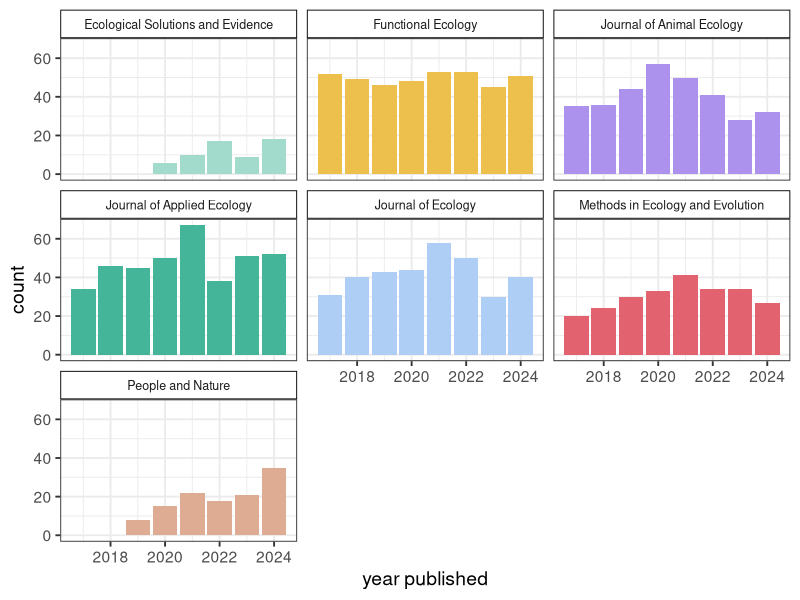

Source code (R): (Note: this script raises an error after producing the figure.)
# Figures by journal for supplemental

# Load libraries
library(tidyverse)
library(patchwork)

# Build colour scheme for the journals
journal_cols <- c("#A2DACC", # ESE
                  "#EDC04E", # Functional Ecology
                  "#AC92ED", # J Animal Ecology
                  "#45B599", # J Applied Ecology
                  "#AECEF6", # J Ecology
                  "#e3626f", # MEE
                  "#DDAC93") # People and Nature

# Read in the data
papers <- read_csv("data/BES-data-code-hackathon-cleaned_2025-11-16.csv")

remove_x <- theme(axis.title.x=element_blank(),
                  axis.text.x=element_blank(),
                  axis.ticks.x=element_blank())

remove_y <- theme(axis.title.y=element_blank(),
                  axis.text.y=element_blank(),
                  axis.ticks.y=element_blank())
#-------------------------------------------------------------------------------
# Recode as appropriate to clean options up a bit
#------------------------------------------------------------------------------
papers <-
  papers %>%
  mutate(data_availability = case_when(data_availability == "No, but they are available on request" ~ "No",
                                     TRUE ~ as.character(data_availability))) %>%
  mutate(data_download = case_when(data_download == "No, because the data are embargoed" ~ "No",
                                   data_download == "Yes, but not all data" ~ "Yes",
                                   TRUE ~ as.character(data_download))) %>%
  mutate(data_open = case_when(data_open == "Needs specific software or too large" ~ "Maybe",
                               data_open == "Yes, but not all files" ~ "Yes",
                               TRUE ~ as.character(data_open))) %>%
  mutate(data_README = case_when(data_README == "Quasi-README" ~ "Yes",
                                 TRUE ~ as.character(data_README))) %>%
  mutate(data_doi = case_when(data_doi == "Yes, but not for all data archived" ~ "Yes",
                              data_doi == "Yes, but DOI not found/incorrect" ~ "No",
                              TRUE ~ as.character(data_doi))) %>%
  mutate(data_license = case_when(data_license == "Yes, but not for all data archived" ~ "Yes",
                                  TRUE ~ as.character(data_license))) %>%
  mutate(code_open = case_when(code_open == "Maybe if I had the right software" ~ "Maybe",
                               TRUE ~ as.character(code_open))) %>%
  mutate(code_doi = case_when(code_doi == "Yes, same as data" ~ "Yes",
                              TRUE ~ as.character(code_doi)))

#------------------------------------------------------------------------------
# 1. Papers per year
#--------------------
# Summarise papers per year per journal
paper_summary <-
  papers %>%
  group_by(journal, year_published) %>%
  summarise(count = n())

# Plot
ggplot(paper_summary, aes(x = year_published, y = count, fill = journal)) +
  geom_col() +
  theme_bw(base_size = 14) +
  scale_fill_manual(values = journal_cols) +
  theme(legend.position = "none") +
  facet_wrap(~ journal) +
  theme(strip.background = element_rect(colour = "black", fill = "white"), 
        strip.text.x = element_text(size = 9)) +
  xlab("year published") 

#-------------------------------------------------------------------------------
# 2. How many papers have data?
#------------------------------
data_by_journal <- 
  papers %>% 
  group_by(journal, data_used)

A <- 
  ggplot(data_by_journal, aes(x = journal, fill = data_used)) + 
  geom_bar(position = "fill") + 
  coord_flip() + 
  scale_fill_manual(values = c("#3b2f2f", "#56c8d3")) +
  theme_bw(base_size = 14) +
  theme(legend.position = "none") +
  remove_x

#-------------------------------------------------------------------------------
# 3. Is the data mentioned in the Data Availability statement?
#--------------------------------------------------------------
data_avail_by_journal <- 
  papers %>% 
  filter(data_used == "Yes") %>% 
  select(journal, data_availability)

B <- 
  ggplot(data_avail_by_journal, aes(x = journal, fill = data_availability)) + 
  geom_bar(position = "fill") + 
  scale_fill_manual(values = c("#3b2f2f", "#56c8d3")) +
  coord_flip() + 
  theme_bw(base_size = 14) +
  # Remove legend title
  theme(legend.title = element_blank()) +
  remove_y +
  remove_x

#--------------------------------------------------------------
# 4. Where are the data archived?
#--------------------------------------------------------------
data_archive_by_journal <- 
  papers %>% 
  filter(data_used == "Yes") %>% 
  select(journal, data_archive) %>% 
  na.omit() %>%
  separate_longer_delim(cols = data_archive, delim = ";") %>%
  group_by(journal, data_archive) 
  summarise(count = n())

# split by journal
ggplot(data_archive_by_journal, aes(x = data_archive, y = count, fill = journal)) + 
  geom_col() + 
  theme_bw(base_size = 14) +
  # Remove legend title
  theme(legend.title = element_blank()) +
  scale_fill_manual(values = journal_cols) +
  facet_wrap(~journal, scales = "free_y") +
  theme(legend.position = "none") +
  theme(axis.text.x = element_text(angle = 45, size = 6, hjust = 0.8)) +
  theme(strip.background = element_rect(colour = "black", fill = "white"), 
        strip.text.x = element_text(size = 9)) +
  xlab("data archive") +
  scale_x_discrete(labels = c("Dryad", "Figshare", "GitHub etc", "Other", "Website", "Supp mat", "Zenodo"))

#--------------------------------------------------------------
# 5. Can the data be accessed via the link?
#--------------------------------------------------------------
data_link_by_journal <- 
  papers %>% 
  filter(data_used == "Yes") %>% 
  select(journal, data_link) %>% 
  na.omit()

C <- 
  ggplot(data_link_by_journal, aes(x = journal, fill = data_link)) + 
  geom_bar(position = "fill") + 
  scale_fill_manual(values = c("#3b2f2f", "#56c8d3")) +
  coord_flip() + 
  theme_bw(base_size = 14) +
  theme(legend.position = "none") +
  remove_x

#--------------------------------------------------------------
# 6. Can the data be downloaded?
#--------------------------------------------------------------
data_download_by_journal <- 
  papers %>% 
  filter(data_used == "Yes") %>% 
  select(journal, data_download) %>% 
  mutate(data_download = factor(data_download, levels = c("No", "No, because the data are embargoed",
                                                          "Yes, but not all data", "Yes" ))) %>%
  na.omit()

D <- 
  ggplot(data_download_by_journal, aes(x = journal, fill = data_download)) + 
  geom_bar(position = "fill") + 
  scale_fill_manual(values = c("#3b2f2f", "#56c8d3")) +
  coord_flip() + 
  theme_bw(base_size = 14) +
  # Remove legend title
  theme(legend.title = element_blank()) +
  remove_y +
  remove_x

#--------------------------------------------------------------
# 7. Can the data be opened?
#--------------------------------------------------------------
data_open_by_journal <- 
  papers %>% 
  filter(data_used == "Yes") %>% 
  select(journal, data_open) %>% 
  mutate(data_open = factor(data_open, levels = c("No", "Needs specific software or too large",
                                                  "Yes, but not all files", "Yes" ))) %>%
  na.omit()

E <- 
  ggplot(data_open_by_journal, aes(x = journal, fill = data_open)) + 
  geom_bar(position = "fill") + 
  scale_fill_manual(values = c( "#3b2f2f", "#56c8d3")) +
  coord_flip() + 
  theme_bw(base_size = 14) +
  theme(legend.position = "none") +
  remove_x

#--------------------------------------------------------------
# 8. What file extensions are the data stored in?
#--------------------------------------------------------------

# Top data 10 file extensions
summary_data_format <- 
  papers %>% 
  filter(data_used == "Yes") %>% 
  select(journal, data_format) %>%
  separate_longer_delim(cols = data_format, delim = ";") %>%
  na.omit() %>%
  group_by(journal, data_format) %>%
  summarise(count = n()) %>% 
  arrange(-count) %>% 
  slice(1:10)

ggplot(summary_data_format, aes(x = data_format, y = count, fill = journal)) +
  geom_col() +
  facet_wrap(~journal, scales = "free_y") +
  theme_bw(base_size = 14) +
  theme(strip.background = element_rect(colour = "black", fill = "white"), 
        strip.text.x = element_text(size = 9)) +
  xlab("data file extension") +
  scale_fill_manual(values = journal_cols) +
  theme(legend.position = "none") +
  theme(axis.text.x = element_text(angle = 45, size = 6, hjust = 0.8, ))

#--------------------------------------------------------------
# 9. Does the data have a readme?
#--------------------------------------------------------------
data_readme_by_journal <- 
  papers %>% 
  filter(data_used == "Yes") %>% 
  select(journal, data_README) %>%
  na.omit()

F <- 
  ggplot(data_readme_by_journal, aes(x = journal, fill = data_README)) + 
  geom_bar(position = "fill") + 
  scale_fill_manual(values = c( "#3b2f2f","#f9cf57", "#56c8d3")) +
  coord_flip() + 
  theme_bw(base_size = 14) +
  # Remove legend title
  theme(legend.title = element_blank()) +
  remove_y +
  remove_x

#--------------------------------------------------------------
# 10. How useful is the readme?
#--------------------------------------------------------------
data_readme_scale_by_journal <- 
  papers %>% 
  filter(data_used == "Yes") %>% 
  select(journal, data_README_scale) %>%
  na.omit()

ggplot(data_readme_scale_by_journal, aes(x = data_README_scale, fill = journal)) + 
  geom_bar() + 
  theme_bw(base_size = 14) +
  # Remove legend
  theme(legend.position = "none") +
  scale_fill_manual(values = journal_cols) +
  theme(strip.background = element_rect(colour = "black", fill = "white"), 
        strip.text.x = element_text(size = 9)) +
  facet_wrap(~journal, scales = "free_y") +
  xlab("data README quality") +
  scale_x_continuous(breaks = 1:10)

# Average usefulness of README
data_readme_scale_by_journal %>% 
  group_by(journal) %>% 
  summarise(`Average README usefulness` = median(data_README_scale, na.rm = TRUE))

#--------------------------------------------------------------
# 11. How complete are the archived data?
#--------------------------------------------------------------
data_completeness_by_journal <- 
  papers %>% 
  filter(data_used == "Yes") %>% 
  select(journal, data_completeness) %>% 
  mutate(data_completeness = factor(data_completeness, levels = c("Unsure", "Low", "Fair", 
                                                                  "High", "Complete"))) %>%
  na.omit() 

ggplot(data_completeness_by_journal, aes(x = data_completeness, fill = journal)) + 
  geom_bar() + 
  theme_bw(base_size = 14) +
  # Remove legend
  theme(legend.position = "none") +
  scale_fill_manual(values = journal_cols) +
  theme(strip.background = element_rect(colour = "black", fill = "white"), 
        strip.text.x = element_text(size = 9)) +
  facet_wrap(~journal, scales = "free_y") +
  xlab("data completeness")

#--------------------------------------------------------------
# 12. Does the data have a DOI?
#--------------------------------------------------------------
data_doi_by_journal <- 
  papers %>% 
  filter(data_used == "Yes") %>% 
  select(journal, data_doi) %>% 
  na.omit() 

G <- 
  ggplot(data_doi_by_journal, aes(x = journal, fill = data_doi)) + 
  geom_bar(position = "fill") + 
  coord_flip() + 
  theme_bw(base_size = 14) +
  # Remove legend title
  theme(legend.title = element_blank()) +
  ylab("proportion") +
  theme(legend.position = "none") +
  scale_fill_manual(values = c( "#3b2f2f","#f9cf57", "#56c8d3"))

#--------------------------------------------------------------
# 13. Does the data have a license?
#--------------------------------------------------------------
data_license_by_journal <- 
  papers %>% 
  filter(data_used == "Yes") %>% 
  select(journal, data_license) %>% 
  mutate(data_license = factor(data_license, levels = c("No", "Unsure", "Yes, but not for all data archived", "Yes"))) %>%
  na.omit() 

H <- 
  ggplot(data_license_by_journal, aes(x = journal, fill = data_license)) + 
  geom_bar(position = "fill") + 
  scale_fill_manual(values = c( "#3b2f2f", "#f9cf57", "#56c8d3")) +
  coord_flip() + 
  theme_bw(base_size = 14) +
  ylab("proportion") +
  # Remove legend title
  theme(legend.title = element_blank()) +
  remove_y

#--------------------------------------------------------------
# 14. If it does have a license what type?
#--------------------------------------------------------------
data_license_type_by_journal <- 
  papers %>% 
  filter(data_used == "Yes" & data_license_type != "No") %>% 
  select(journal, data_license_type) %>% 
  mutate(data_license_type = case_when(data_license_type == "CC BY derivatives" ~ "Other CC BY",
                                       TRUE ~ as.character(data_license_type))) %>%
  na.omit() 

ggplot(data_license_type_by_journal, aes(fill = journal, x = data_license_type)) + 
  geom_bar() + 
  theme_bw(base_size = 14) +
  # Remove legend
  theme(legend.position = "none") +
  scale_fill_manual(values = journal_cols) +
  theme(strip.background = element_rect(colour = "black", fill = "white"), 
        strip.text.x = element_text(size = 9)) +
  facet_wrap(~journal, scales = "free_y") +
  xlab("data license") +
  theme(axis.text.x = element_text(angle = 45, size = 8, hjust = 0.8, ))

#------------------------------
# CODE
#------------------------------------------------------------------------------
# 2. How many papers have code?
#------------------------------
code_by_journal <- 
  papers %>% 
  group_by(journal, code_used)

A1 <- 
  ggplot(code_by_journal, aes(x = journal, fill = code_used)) + 
  geom_bar(position = "fill") + 
  coord_flip() + 
  scale_fill_manual(values = c("#3b2f2f", "#f9cf57", "#56c8d3")) +
  theme_bw(base_size = 14) +
  theme(legend.position = "none") +
  remove_x

#-------------------------------------------------------------------------------
# 3. Is the code mentioned in the Data Availability statement?
#--------------------------------------------------------------
code_avail_by_journal <- 
  papers %>% 
  filter(code_used == "Yes") %>% 
  select(journal, code_availability) %>%
  na.omit()

B1 <- 
  ggplot(code_avail_by_journal, aes(x = journal, fill = code_availability)) + 
  geom_bar(position = "fill") + 
  scale_fill_manual(values = c("#3b2f2f", "#56c8d3")) +
  coord_flip() + 
  theme_bw(base_size = 14) +
  # Remove legend title
  theme(legend.title = element_blank()) +
  remove_y +
  remove_x
#--------------------------------------------------------------
# 4. Where are the code archived?
#--------------------------------------------------------------
code_archive_by_journal <- 
  papers %>% 
  filter(code_used == "Yes") %>% 
  select(journal, code_archive) %>% 
  na.omit() %>%
  separate_longer_delim(cols = code_archive, delim = ";") %>%
  group_by(journal, code_archive) %>%
  summarise(count = n())

# split by journal
ggplot(code_archive_by_journal, aes(x = code_archive, y = count, fill = journal)) + 
  geom_col() + 
  theme_bw(base_size = 14) +
  # Remove legend title
  theme(legend.title = element_blank()) +
  scale_fill_manual(values = journal_cols) +
  facet_wrap(~journal, scales = "free_y") +
  theme(legend.position = "none") +
  theme(axis.text.x = element_text(angle = 45, size = 6, hjust = 0.8)) +
  theme(strip.background = element_rect(colour = "black", fill = "white"), 
        strip.text.x = element_text(size = 9)) +
  xlab("code archive") +
  scale_x_discrete(labels = c("Dryad", "Figshare", "GitHub etc", "Other", "Website", "Supp mat", "Zenodo"))

  
#--------------------------------------------------------------
# 5. Can the code be accessed via the link?
#--------------------------------------------------------------
code_link_by_journal <- 
  papers %>% 
  filter(code_used == "Yes") %>% 
  select(journal, code_link) %>% 
  na.omit()

C1 <- 
  ggplot(code_link_by_journal, aes(x = journal, fill = code_link)) + 
  geom_bar(position = "fill") + 
  scale_fill_manual(values = c("#3b2f2f", "#56c8d3")) +
  coord_flip() + 
  theme_bw(base_size = 14) +
  theme(legend.position = "none") +
  remove_x

#--------------------------------------------------------------
# 6. Can the code be downloaded?
#--------------------------------------------------------------
code_download_by_journal <- 
  papers %>% 
  filter(code_used == "Yes") %>% 
  select(journal, code_download) %>% 
  mutate(code_download = factor(code_download, levels = c("No", "No, because the code are embargoed",
                                                          "Yes, but not all code", "Yes" ))) %>%
  na.omit()

D1 <- 
  ggplot(code_download_by_journal, aes(x = journal, fill = code_download)) + 
  geom_bar(position = "fill") + 
  scale_fill_manual(values = c("#3b2f2f", "#56c8d3")) +
  coord_flip() + 
  theme_bw(base_size = 14) +
  # Remove legend title
  theme(legend.title = element_blank()) +
  remove_y +
  remove_x

#--------------------------------------------------------------
# 7. Can the code be opened?
#--------------------------------------------------------------
code_open_by_journal <- 
  papers %>% 
  filter(code_used == "Yes") %>% 
  select(journal, code_open) %>% 
  mutate(code_open = factor(code_open, levels = c("No", "Needs specific software or too large",
                                                  "Yes, but not all files", "Yes" ))) %>%
  na.omit()

E1 <- 
  ggplot(code_open_by_journal, aes(x = journal, fill = code_open)) + 
  geom_bar(position = "fill") + 
  scale_fill_manual(values = c( "#3b2f2f", "#56c8d3")) +
  coord_flip() + 
  theme_bw(base_size = 14) +
  theme(legend.position = "none") +
  remove_x

#--------------------------------------------------------------
# 8. What file extensions are the code stored in?
#--------------------------------------------------------------

# Top code 10 file extensions
summary_code_format <- 
  papers %>% 
  filter(code_used == "Yes") %>% 
  select(journal, code_format) %>%
  separate_longer_delim(cols = code_format, delim = ";") %>%
  na.omit() %>%
  group_by(journal, code_format) %>%
  summarise(count = n()) %>% 
  arrange(-count) %>% 
  slice(1:10)

ggplot(summary_code_format, aes(x = code_format, y = count, fill = journal)) +
 geom_col() +
  facet_wrap(~journal, scales = "free_y") +
  theme_bw(base_size = 14) +
  theme(strip.background = element_rect(colour = "black", fill = "white"), 
        strip.text.x = element_text(size = 9)) +
  xlab("code file extension") +
  scale_fill_manual(values = journal_cols) +
  theme(legend.position = "none") +
  theme(axis.text.x = element_text(angle = 45, size = 6, hjust = 0.8, ))

#--------------------------------------------------------------
# 9. Does the code have a readme?
#--------------------------------------------------------------
code_readme_by_journal <- 
  papers %>% 
  filter(code_used == "Yes") %>% 
  select(journal, code_README) %>%
  mutate(code_README = case_when(code_README == "Quasi-README" ~ "Yes",
                                 TRUE ~ as.character(code_README))) %>%
  na.omit()

F1 <- 
  ggplot(code_readme_by_journal, aes(x = journal, fill = code_README)) + 
  geom_bar(position = "fill") + 
  scale_fill_manual(values = c( "#3b2f2f", "#56c8d3")) +
  coord_flip() + 
  theme_bw(base_size = 14) +
  # Remove legend title
  theme(legend.title = element_blank()) +
  remove_y +
  remove_x

#--------------------------------------------------------------
# 10. How useful is the readme?
#--------------------------------------------------------------
code_readme_scale_by_journal <- 
  papers %>% 
  filter(code_used == "Yes") %>% 
  select(journal, code_README_scale) %>%
  na.omit()

ggplot(code_readme_scale_by_journal, aes(x = code_README_scale, fill = journal)) + 
  geom_bar() + 
  theme_bw(base_size = 14) +
  # Remove legend
  theme(legend.position = "none") +
  scale_fill_manual(values = journal_cols) +
  theme(strip.background = element_rect(colour = "black", fill = "white"), 
        strip.text.x = element_text(size = 9)) +
  facet_wrap(~journal, scales = "free_y") +
  xlab("code README quality") +
  scale_x_continuous(breaks = 1:10)

# Average usefulness of README
code_readme_scale_by_journal %>% 
  group_by(journal) %>% 
  summarise(`Average README usefulness` = median(code_README_scale, na.rm = TRUE))

#--------------------------------------------------------------
# 11. How well annotated are the archived code?
#--------------------------------------------------------------
code_annotation_by_journal <- 
  papers %>% 
  filter(code_used == "Yes") %>% 
  select(journal, code_annotation_scale) %>%
  na.omit()

ggplot(code_annotation_by_journal, aes(x = code_annotation_scale, fill = journal)) + 
  geom_bar() + 
  geom_bar() + 
  theme_bw(base_size = 14) +
  # Remove legend
  theme(legend.position = "none") +
  scale_fill_manual(values = journal_cols) +
  theme(strip.background = element_rect(colour = "black", fill = "white"), 
        strip.text.x = element_text(size = 9)) +
  facet_wrap(~journal, scales = "free_y") +
  xlab("code annotation") +
  scale_x_continuous(breaks = 1:10)

# Average completeness of annotation
code_annotation_by_journal %>% 
  group_by(journal) %>% 
  summarise(`Average annotation` = median(code_annotation_scale, na.rm = TRUE)) %>% 
  arrange(-`Average annotation`) 
#--------------------------------------------------------------
# 12. Does the code have a DOI?
#--------------------------------------------------------------
code_doi_by_journal <- 
  papers %>% 
  filter(code_used == "Yes") %>% 
  select(journal, code_doi) %>% 
  na.omit() 

G1 <- 
  ggplot(code_doi_by_journal, aes(x = journal, fill = code_doi)) + 
  geom_bar(position = "fill") + 
  coord_flip() + 
  theme_bw(base_size = 14) +
  # Remove legend title
  theme(legend.title = element_blank()) +
  ylab("proportion") +
  theme(legend.position = "none") +
  scale_fill_manual(values = c( "#3b2f2f","#f9cf57", "#56c8d3"))

#--------------------------------------------------------------
# 13. Does the code have a license?
#--------------------------------------------------------------
code_license_by_journal <- 
  papers %>% 
  filter(code_used == "Yes") %>% 
  select(journal, code_license) %>% 
  mutate(code_license = factor(code_license, levels = c("No", "Unsure", "Yes, but not for all code archived", "Yes"))) %>%
  na.omit() 

H1 <- 
  ggplot(code_license_by_journal, aes(x = journal, fill = code_license)) + 
  geom_bar(position = "fill") + 
  scale_fill_manual(values = c( "#3b2f2f", "#f9cf57", "#56c8d3")) +
  coord_flip() + 
  theme_bw(base_size = 14) +
  ylab("proportion") +
  # Remove legend title
  theme(legend.title = element_blank()) +
  remove_y

#--------------------------------------------------------------
# 14. If it does have a license what type?
#--------------------------------------------------------------
code_license_type_by_journal <- 
  papers %>% 
  filter(code_used == "Yes" & code_license_type != "No") %>% 
  select(journal, code_license_type) %>% 
  mutate(code_license_type = case_when(code_license_type == "CC BY derivatives" ~ "Other CC BY",
                                  TRUE ~ as.character(code_license_type))) %>%
  na.omit() 

ggplot(code_license_type_by_journal, aes(fill = journal, x = code_license_type)) + 
  geom_bar() + 
  theme_bw(base_size = 14) +
  # Remove legend
  theme(legend.position = "none") +
  scale_fill_manual(values = journal_cols) +
  theme(strip.background = element_rect(colour = "black", fill = "white"), 
        strip.text.x = element_text(size = 9)) +
  facet_wrap(~journal, scales = "free_y") +
  xlab("code license") +
  theme(axis.text.x = element_text(angle = 45, size = 8, hjust = 0.8))

#--------------------------------------------------------------
# 15. What language is the code in?

# Top code 10 languages
summary_code_language <- 
  papers %>% 
  filter(code_used == "Yes") %>% 
  select(journal, code_language) %>%
  separate_longer_delim(cols = code_language, delim = ";") %>%
  na.omit() %>%
  group_by(journal, code_language) %>%
  summarise(count = n()) %>% 
  arrange(-count) %>% 
  slice(1:10)

ggplot(summary_code_language, aes(fill = journal, x = code_language, y = count)) + 
  geom_col() + 
  theme_bw(base_size = 14) +
  # Remove legend
  theme(legend.position = "none") +
  scale_fill_manual(values = journal_cols) +
  theme(strip.background = element_rect(colour = "black", fill = "white"), 
        strip.text.x = element_text(size = 9)) +
  facet_wrap(~journal, scales = "free_y") +
  xlab("programming language") +
  theme(axis.text.x = element_text(angle = 45, size = 8, hjust = 0.8))

#--------------------------------------------------------------
# Combine plots
#--------------------------------------------------------------

(A1 + B1) / (C1 + D1) / (E1 + F1) + (G1 + H1) + plot_annotation(tag_levels = "A")

#--------------------------------------------------------------
